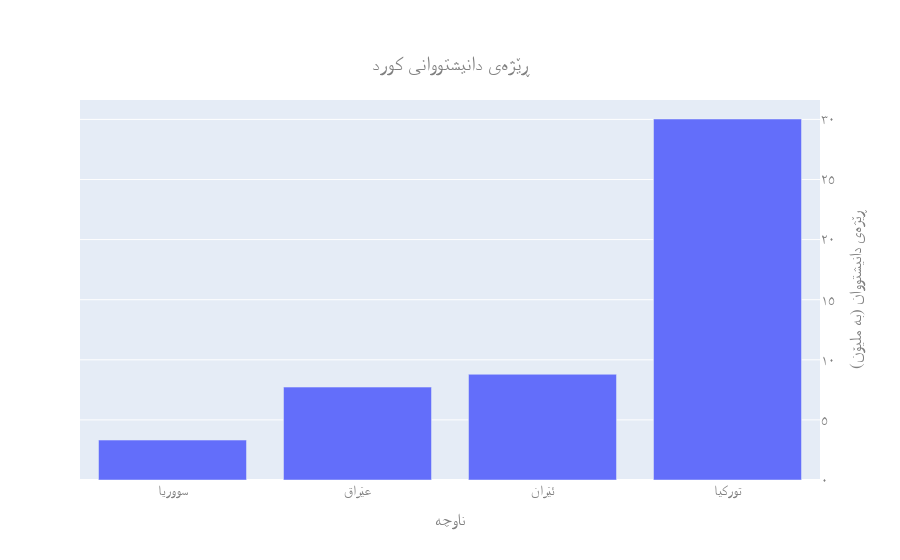

Notebook cell for this chart:
### Code cell
fig.update_layout(
    title={
        'text': 'ڕێژەی دانیشتووانی کورد',
        'y':0.90,
        'x':0.5,
        'xanchor': 'center',
        'yanchor': 'top'
    },
    xaxis={
        "title":"ناوچە",
        "autorange": 'reversed'},
    yaxis={
        "title": "ڕێژەی دانیشتووان (بە ملیۆن)",
        "side": "right",
        "tickmode": "array",
        "tickvals": yaxis_tickvals,
        "ticktext": yaxis_ticktext},
    font=dict(
        family="Vazirmatn",
        size=14,
        color="Grey"
    ),
    showlegend=False
)

fig.show()

### Figure 1 — Plotly figure (JSON) as saved in the notebook; plotly's stock layout.template omitted (floating-point values rounded to 4 significant figures)
{"data": [{"alignmentgroup": "True", "hovertemplate": "variable=0<br>index=%{x}<br>value=%{y}<extra></extra>", "legendgroup": "0", "marker": {"color": "#636efa", "pattern": {"shape": ""}}, "name": "0", "offsetgroup": "0", "orientation": "v", "showlegend": true, "textposition": "auto", "type": "bar", "x": ["تورکیا", "ئێران", "عێراق", "سووریا"], "xaxis": "x", "y": [30032000, 8796000, 7729000, 3322000], "yaxis": "y"}], "layout": {"barmode": "relative", "font": {"color": "Grey", "family": "Vazirmatn", "size": 14}, "legend": {"title": {"text": "variable"}, "tracegroupgap": 0}, "showlegend": false, "title": {"text": "ڕێژەی دانیشتووانی کورد", "x": 0.5, "xanchor": "center", "y": 0.9, "yanchor": "top"}, "xaxis": {"anchor": "y", "autorange": "reversed", "domain": [0, 1], "title": {"text": "ناوچە"}}, "yaxis": {"anchor": "x", "domain": [0, 1], "side": "right", "tickmode": "array", "ticktext": ["٠", "٥", "١٠", "١٥", "٢٠", "٢٥", "٣٠"], "tickvals": [0, 5000000, 10000000, 15000000, 20000000, 25000000, 30000000], "title": {"text": "ڕێژەی دانیشتووان (بە ملیۆن)"}}}}
